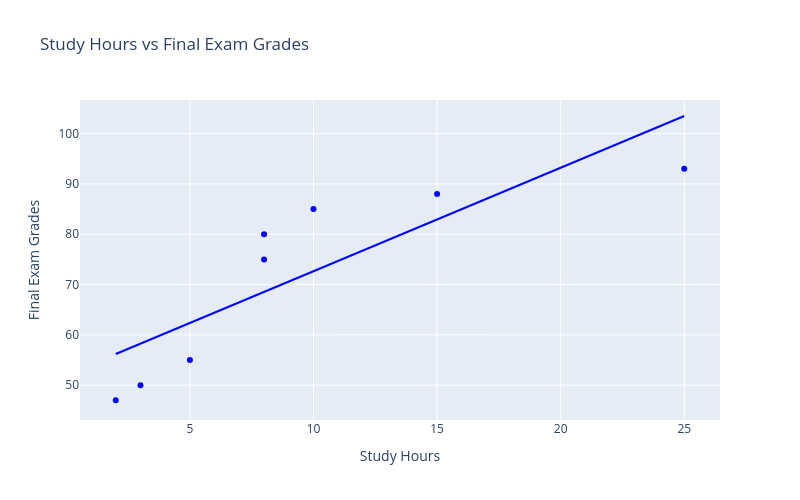

The cell this chart's notebook holds for it:
### Markdown cell above
<div style="font-family: 'Times New Roman', serif; text-align: center;">

<h1 style="color: #7E22CE; font-size: 32px; font-weight: bold; margin: 8px 0;">
    📊 Scatter Plot Using Python: Plotly
</h1>

</div>

### Code cell
# Step 1: Import Plotly
import plotly.express as px

# Step 2: Create a scatter plot with a trendline
fig = px.scatter(
    df,
    x='Hours',
    y='Grade',
    trendline='ols',
    color_discrete_sequence=['blue'],
    title='Study Hours vs Final Exam Grades',
    width=800,
    height=500
)

# Step 3: Add axis labels
fig.update_layout(
    xaxis_title='Study Hours',
    yaxis_title='Final Exam Grades'
)

# Step 4: Display the scatter plot
fig.show()

### Figure 1 — Plotly figure (JSON) as saved in the notebook; plotly's stock layout.template omitted (floating-point values rounded to 4 significant figures)
{"data": [{"hovertemplate": "Hours=%{x}<br>Grade=%{y}<extra></extra>", "legendgroup": "", "marker": {"color": "blue", "symbol": "circle"}, "mode": "markers", "name": "", "orientation": "v", "showlegend": false, "type": "scatter", "x": [8, 2, 3, 8, 10, 15, 25, 5], "xaxis": "x", "y": [75, 47, 50, 80, 85, 88, 93, 55], "yaxis": "y"}, {"hovertemplate": "<b>OLS trendline</b><br>Grade = 2.05711 * Hours + 52.0825<br>R<sup>2</sup>=0.713773<br><br>Hours=%{x}<br>Grade=%{y} <b>(trend)</b><extra></extra>", "legendgroup": "", "marker": {"color": "blue", "symbol": "circle"}, "mode": "lines", "name": "", "showlegend": false, "type": "scatter", "x": [2, 3, 5, 8, 8, 10, 15, 25], "xaxis": "x", "y": [56.2, 58.25, 62.37, 68.54, 68.54, 72.65, 82.94, 103.5], "yaxis": "y"}], "layout": {"height": 500, "legend": {"tracegroupgap": 0}, "title": {"text": "Study Hours vs Final Exam Grades"}, "width": 800, "xaxis": {"anchor": "y", "domain": [0, 1], "title": {"text": "Study Hours"}}, "yaxis": {"anchor": "x", "domain": [0, 1], "title": {"text": "Final Exam Grades"}}}}
